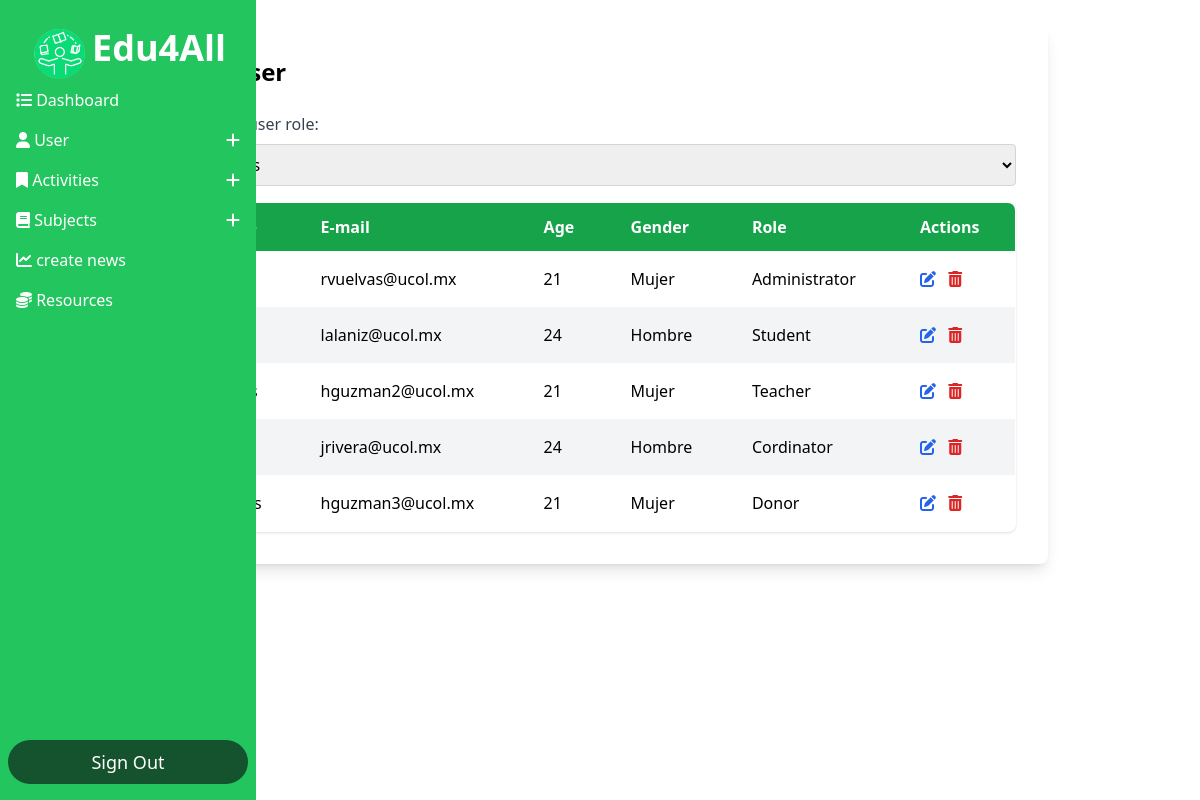
/Dashboard_Admin/dashboard.php?action=listar_usuarios (signed in), run on the app's committed database.
### tables this page shows
CREATE TABLE `usuarios` (
  `id` int(11) NOT NULL,
  `nombre` varchar(100) DEFAULT NULL,
  `correo` varchar(100) DEFAULT NULL,
  `password` varchar(10) NOT NULL,
  `genero` varchar(10) DEFAULT NULL,
  `edad` int(11) DEFAULT NULL,
  `tipo_usuario` varchar(50) DEFAULT NULL,
  `fecha_nac` date NOT NULL
);

### Dashboard_Admin/manejo_sesiones.php (called while the page is built, shortened)
<?php
    include '../Conexion/contacto.php';
    $showForm3 = isset($_GET['action']) && $_GET['action'] == 'listar_usuarios';
?>

### Conexion/conexion.php (called while the page is built, shortened)
<?php
	class Conexion
	{
		private $host='localhost';
		private $usuario='root';
		private $password = '';
		private $base='escuela';
		public $sentencia;
		private $conexion;
		private function abrir_conexion(){
			$this->conexion = new mysqli($this->host,$this->usuario,$this->password,$this->base);
		}
		public function obtener_sentencia(){
			$result = $this->conexion->query($this->sentencia);
			return $result;
		}
	}
?>

### Conexion/contacto.php (called while the page is built, shortened)
<?php
    include ("conexion.php");
    class Contacto extends Conexion {
        public function consultar(){
            $this->sentencia = "SELECT * FROM usuarios";
            $result = $this->obtener_sentencia();
            return $result;
        }
    }
?>

### Dashboard_Admin/listausuarios.php (the view, shortened to what this page needs)
<?php
require_once("../Conexion/contacto.php");
$obj = new Contacto();
$tipo_usuario = isset($_POST['tipo_usuario']) ? $_POST['tipo_usuario'] : '';
if ($tipo_usuario !== '') {
    $resultado = $obj->consultaxtipo($tipo_usuario);
} else {
    $resultado = $obj->consultar();
}
?>
<div class="max-w-4xl mx-auto bg-white p-8 rounded-lg shadow-lg">
    <h1 class="text-2xl font-bold mb-6">List user</h1>
    <form method="POST" class="mb-4" id="filterForm">
        <label for="tipo_usuario" class="block mb-2 text-gray-700">Filter by user role:</label>
        <select name="tipo_usuario" id="tipo_usuario" class="block w-full p-2 border border-gray-300 rounded" onchange="document.getElementById('filterForm').submit();">
            <option value="">All Roles</option>
        </select>
    </form>
    <table class="min-w-full table-auto border-collapse border border-gray-300 rounded-lg overflow-hidden shadow">
        <thead>
            <tr class="bg-green-600 text-white">
                <th class="px-6 py-3 text-left">Name</th>
                <th class="px-6 py-3 text-left">E-mail</th>
                <th class="px-6 py-3 text-left">Age</th>
                <th class="px-6 py-3 text-left">Gender</th>
                <th class="px-6 py-3 text-left">Role</th>
                <th class="px-6 py-3 text-left">Actions</th>
            </tr>
        </thead>
        <tbody>
            <?php while ($registro = $resultado->fetch_assoc()): ?>
                <tr class="even:bg-gray-100 hover:bg-gray-200">
                    <td class="px-6 py-4"><?php echo htmlspecialchars($registro["nombre"]); ?></td>
                    <td class="px-6 py-4"><?php echo htmlspecialchars($registro["correo"]); ?></td>
                    <td class="px-6 py-4"><?php echo htmlspecialchars($registro["edad"]); ?></td>
                    <td class="px-6 py-4"><?php echo htmlspecialchars($registro["genero"]); ?></td>
                    <td class="px-6 py-4"><?php echo htmlspecialchars($registro["tipo_usuario"]);?></td>
                    <td class="px-6 py-4">
                        <form action="" method="POST" style="display:inline;">
                            <button type="submit" name="modificarBtn" class="relative group text-blue-600 hover:text-blue-800 mr-2">
                                <i class="fas fa-edit"></i>
                            </button>
                        </form>
                        <a href="#" onclick="mostrarModal(<?php echo $registro['id']; ?>)" class="relative group text-red-600 hover:text-red-800">
                            <i class="fas fa-trash-alt"></i>
                        </a>
                    </td>
                </tr>
            <?php endwhile; ?>
        </tbody>
    </table>
</div>

### Dashboard_Admin/dashboard.php (shortened to what this page needs)
<?php
    include 'manejo_sesiones.php';
?>
<!DOCTYPE html>
<html lang="es">
<head>
    <script src="https://cdn.tailwindcss.com"></script>
    <link rel="stylesheet" href="https://cdnjs.cloudflare.com/ajax/libs/font-awesome/6.0.0-beta3/css/all.min.css">
</head>
<body>
    <div class="flex flex-row">
        <?php
            include 'menu.php';
        ?>
        <main class="flex-1 p-6">
            <?php
                if ($showForm3):
                    include 'listausuarios.php';
                endif;
            ?>
        </main>
    </div>
</body>
</html>

### Dashboard_Admin/menu.php (shortened to what this page needs)
<div class="flex flex-col bg-green-500 fixed h-screen justify-between w-64 py-4 px-2">
    <div class="flex items-center text-white text-3xl px-5">
    <div class="flex-shrink-0">
        <img class="w-18 h-16 rounded-full"
             src="../SRC/logoblanco1.png"
             alt="Logo Edu4All">
    </div>
    <b class="ml-0 text-4xl">Edu4All</b>
</div>
    <div class="flex flex-col flex-auto">
        <div class="p-2 hover:bg-green-700 rounded-md transition duration-500 ease-in-out">
            <a href="?action=dashboard" class="flex flex-row space-x-3">
                <h4 class="text-white hover:text-black">
                    <i class="fa-solid fa-list"></i>
                    Dashboard
                </h4>
            </a>
        </div>
        <div class="p-2 hover:bg-green-700 rounded-md transition duration-500 ease-in-out">
            <button id="toggleUsuarios" class="flex flex-row items-center justify-between w-full focus:outline-none">
                <span class="text-white hover:text-black">
                    <i class="fa-solid fa-user"></i>
                    User
                </span>
                <span id="iconUsuarios" class="text-white">
                    <i class="fa fa-plus"></i>
                </span>
            </button>
        </div>
        <div class="p-2 hover:bg-green-700 text-white rounded-md transition duration-500 ease-in-out">
            <button id="toggleActividades" class="flex flex-row items-center justify-between w-full focus:outline-none">
                <span class="text-white hover:text-black">
                    <i class="fa-solid fa-bookmark"></i>
                    Activities
                </span>
                <span id="iconActividades" class="text-white">
                    <i class="fa fa-plus"></i>
                </span>
            </button>
        </div>
        <div class="p-2 hover:bg-green-700 text-white rounded-md transition duration-500 ease-in-out">
            <button id="toggleMaterias" class="flex flex-row items-center justify-between w-full focus:outline-none">
                <span class="text-white hover:text-black">
                    <i class="fa-solid fa-book"></i>
                    Subjects
                </span>
                <span id="iconMaterias" class="text-white">
                    <i class="fa fa-plus"></i>
                </span>
            </button>
        </div>
        <div class="p-2 hover:bg-green-700 rounded-md transition duration-500 ease-in-out">
            <a href="?action=crear_noticias" class="flex flex-row space-x-3">
                <h4 class="text-white hover:text-black">
                    <i class="fa-solid fa-chart-line"></i>
                    create news
                </h4>
            </a>
        </div>
        <div class="p-2 hover:bg-green-700 rounded-md transition duration-500 ease-in-out">
            <a href="#" class="flex flex-row space-x-3">
                <h4 class="text-white hover:text-black">
                    <i class="fa-solid fa-coins"></i>
                    Resources
                </h4>
            </a>
        </div>
    </div>
    <div class="flex flex-col">
        <a class="rounded-full bg-green-900 py-2 text-white text-lg hover:bg-green-700 text-center" href="../logins/logout.php">Sign Out</a>
    </div>
</div>

### data on the page
usuarios: correo "rvuelvas@ucol.mx", edad "21", genero "Mujer", tipo_usuario "Administrator"
usuarios: correo "lalaniz@ucol.mx", edad "24", genero "Hombre", tipo_usuario "Student"
usuarios: correo "hguzman2@ucol.mx", edad "21", genero "Mujer", tipo_usuario "Teacher"
usuarios: correo "jrivera@ucol.mx", edad "24", genero "Hombre", tipo_usuario "Cordinator"
usuarios: correo "hguzman3@ucol.mx", edad "21", genero "Mujer", tipo_usuario "Donor"
